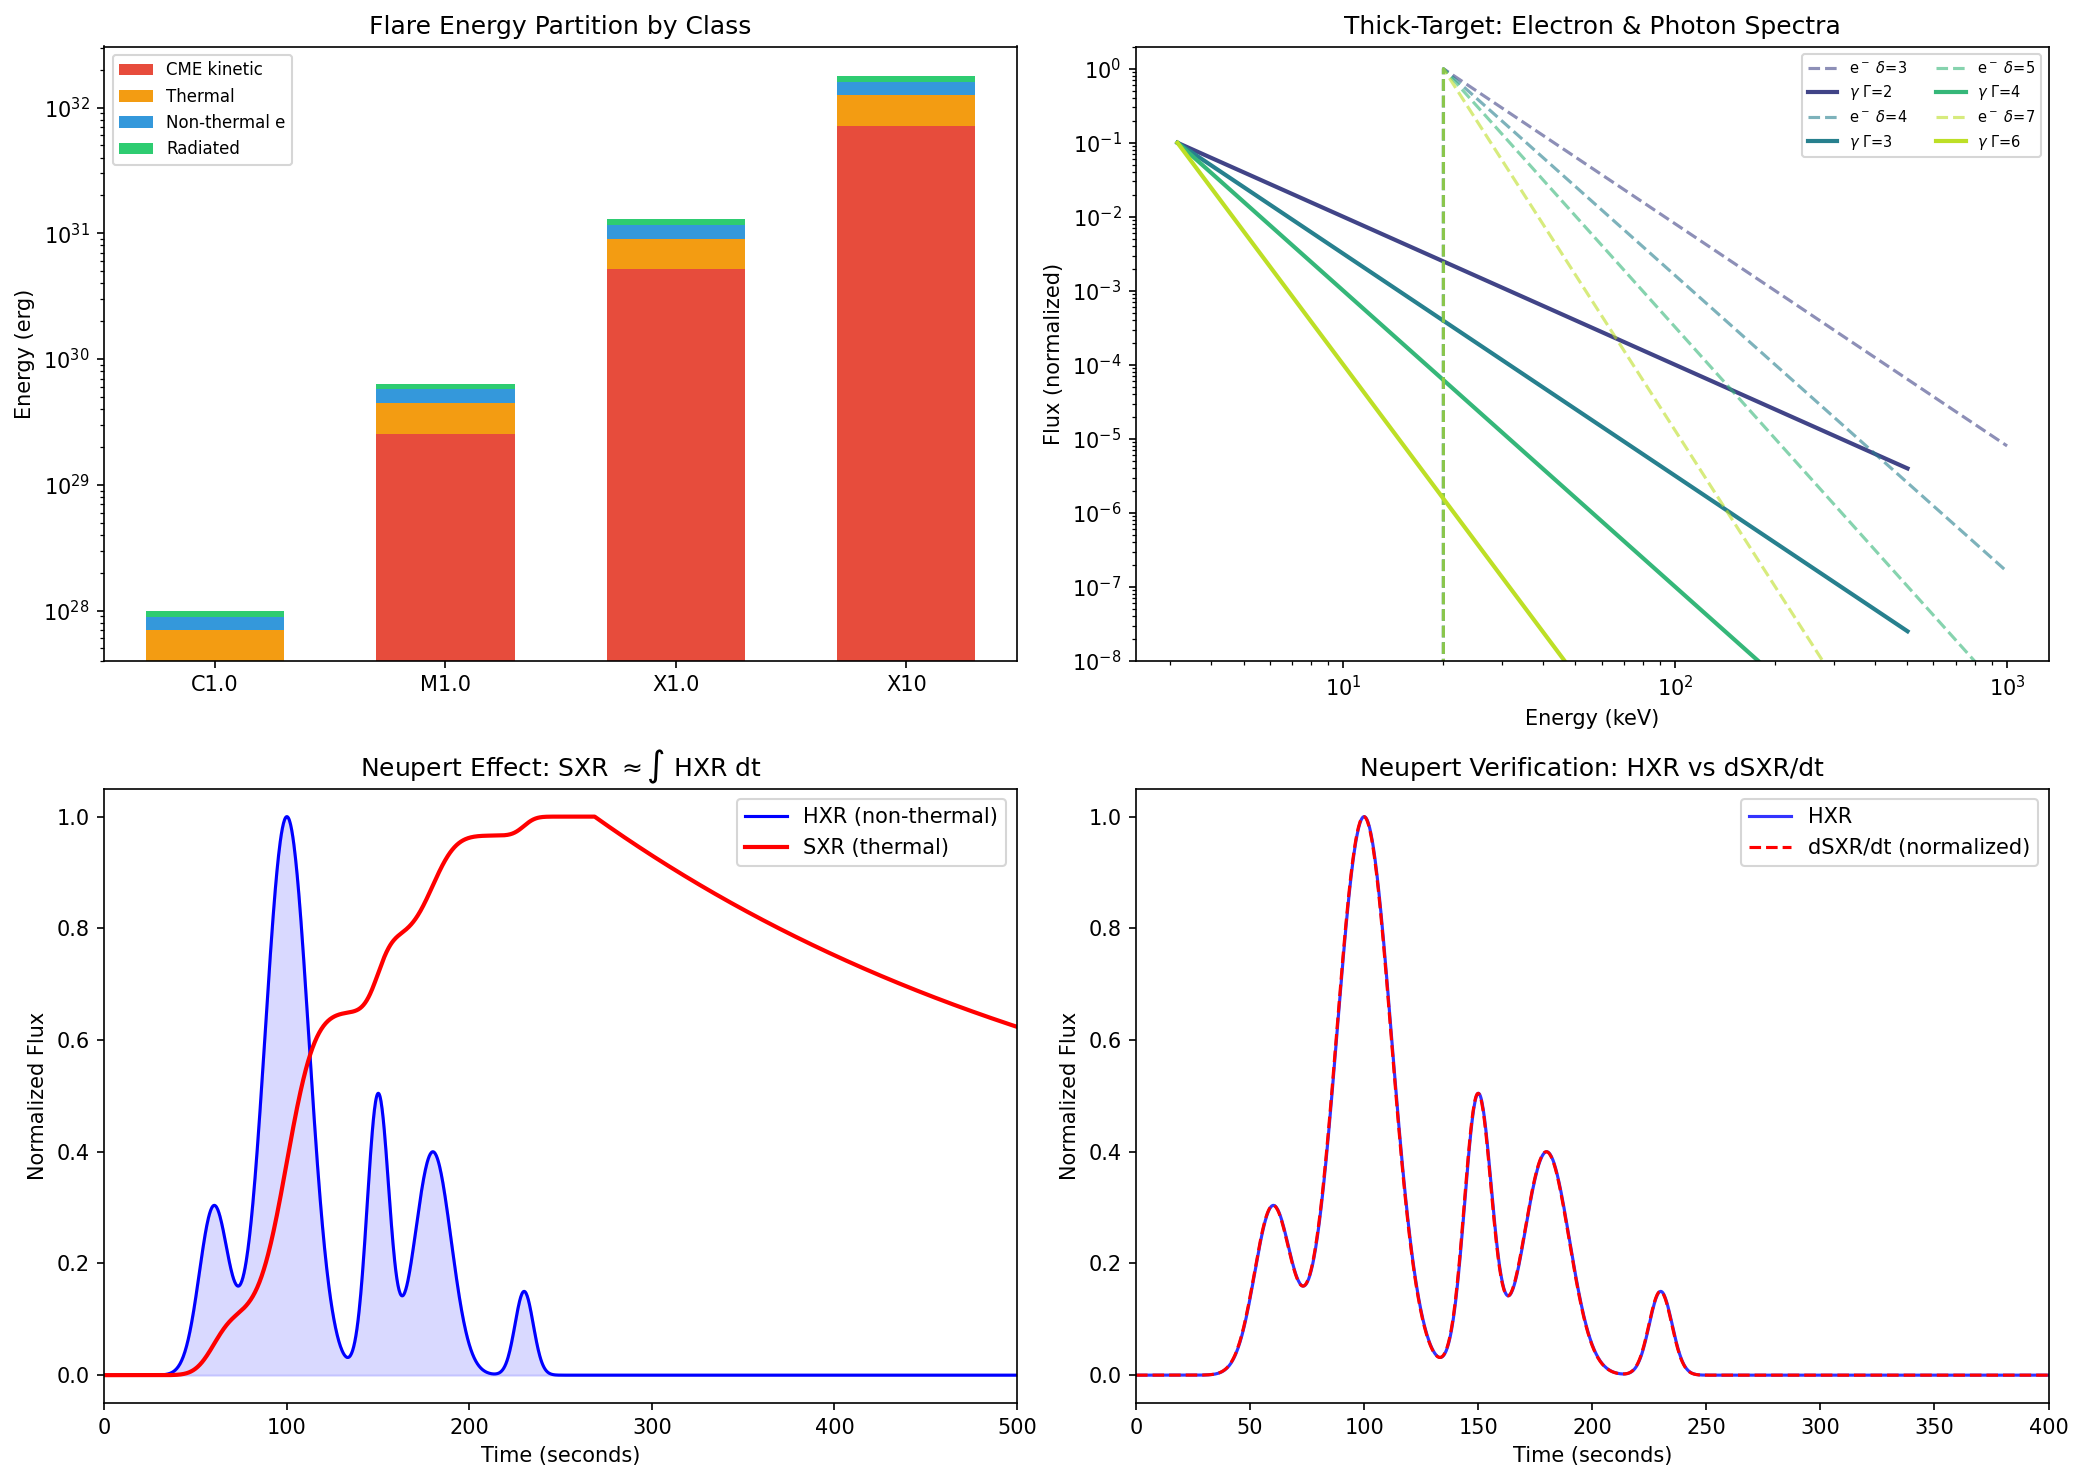

Generate this figure with Python:
"""
Solar Flare Energy Partition Model.

Demonstrates:
- Magnetic energy estimation from coronal field parameters
- Energy partition among CME, thermal, non-thermal, and radiated components
  (based on Emslie et al. 2012 statistical study)
- Thick-target bremsstrahlung model: electron spectrum -> photon spectrum
- Neupert effect: SXR ~ integral of HXR, linking thermal and non-thermal emission

Physics:
    Solar flares release magnetic energy stored in the corona through reconnection.
    The total energy E_mag = B^2/(2*mu_0) * V is partitioned into bulk kinetic
    energy (CME), thermal plasma heating, non-thermal particle acceleration,
    and direct radiation. The thick-target model (Brown 1971) predicts the
    hard X-ray photon spectrum from the injected electron power-law spectrum.
    The Neupert effect (1968) states that the time derivative of SXR flux
    approximates the HXR flux, because thermal emission accumulates as
    non-thermal electrons heat the chromosphere.
"""

import numpy as np
import matplotlib.pyplot as plt

# === Physical Constants ===
mu_0 = 4 * np.pi * 1e-7  # vacuum permeability (H/m)
keV_to_J = 1.602e-16      # 1 keV in Joules
erg_to_J = 1e-7            # 1 erg in Joules

# === 1. Magnetic Energy and Partition ===
print("=" * 60)
print("SOLAR FLARE ENERGY PARTITION MODEL")
print("=" * 60)

# Define flare classes by typical parameters
# (B in Tesla, Volume in m^3, reconnection fraction)
flare_classes = {
    'C1.0': {'B': 0.005, 'L': 1e7, 'f_reconn': 0.1},   # B=50 G, L=10 Mm
    'M1.0': {'B': 0.010, 'L': 2e7, 'f_reconn': 0.2},   # B=100 G, L=20 Mm
    'X1.0': {'B': 0.020, 'L': 3e7, 'f_reconn': 0.3},   # B=200 G, L=30 Mm
    'X10':  {'B': 0.030, 'L': 5e7, 'f_reconn': 0.4},   # B=300 G, L=50 Mm
}

# Energy partition fractions (Emslie et al. 2012 median values)
partition = {
    'CME kinetic':   0.40,
    'Thermal':       0.30,
    'Non-thermal e': 0.20,
    'Radiated':      0.10,
}

print("\nFlare Class | B (G) | Volume (cm^3) | E_mag (erg) | Partitioned Energies")
print("-" * 95)

flare_energies = {}
for cls, params in flare_classes.items():
    B = params['B']           # Tesla
    L = params['L']           # meters (characteristic length)
    V = L ** 3                # volume (m^3)
    f = params['f_reconn']    # fraction of field that reconnects

    # Total available magnetic energy (Joules)
    E_mag = (B ** 2 / (2 * mu_0)) * V * f
    E_mag_erg = E_mag / erg_to_J  # convert to erg (standard solar physics unit)

    flare_energies[cls] = E_mag_erg

    B_gauss = B * 1e4  # Tesla to Gauss
    V_cm3 = V * 1e6    # m^3 to cm^3

    print(f"  {cls:5s}     | {B_gauss:5.0f} | {V_cm3:12.2e} | {E_mag_erg:10.2e} |", end="")
    for name, frac in partition.items():
        print(f" {name}: {frac * E_mag_erg:.1e}", end=",")
    print()

# === 2. Thick-Target Bremsstrahlung Model ===
print("\n" + "=" * 60)
print("THICK-TARGET BREMSSTRAHLUNG MODEL")
print("=" * 60)

# Injected electron spectrum: F(E) = F_0 * E^(-delta) [electrons/s/keV]
# For thick target: photon spectrum I(eps) ~ eps^(-(delta+1)/2) at low energies
#   and I(eps) ~ eps^(-(delta-1)) at high energies (Brown 1971)
# Simplified: I(eps) ~ eps^(-gamma) where gamma ~ delta - 1

delta_values = [3.0, 4.0, 5.0, 7.0]  # electron spectral indices
E_electron = np.logspace(1, 3, 200)   # 10 keV to 1000 keV
eps_photon = np.logspace(0.5, 2.7, 200)  # 3 keV to 500 keV

E_cutoff = 20.0  # low-energy cutoff (keV)

for delta in delta_values:
    gamma = delta - 1  # photon spectral index (thick-target approximation)
    print(f"  delta = {delta:.1f} -> photon index gamma = {gamma:.1f}")

# === 3. Neupert Effect Demonstration ===
# Generate synthetic HXR (impulsive) and SXR (gradual) light curves
t_lc = np.linspace(0, 600, 2000)  # 0 to 600 seconds

# HXR: sum of impulsive peaks (representing individual energy release episodes)
hxr = np.zeros_like(t_lc)
# Multiple impulsive bursts
bursts = [
    {'t0': 60, 'sigma': 8, 'amp': 0.3},
    {'t0': 100, 'sigma': 12, 'amp': 1.0},   # main peak
    {'t0': 150, 'sigma': 6, 'amp': 0.5},
    {'t0': 180, 'sigma': 10, 'amp': 0.4},
    {'t0': 230, 'sigma': 5, 'amp': 0.15},
]
for burst in bursts:
    hxr += burst['amp'] * np.exp(-0.5 * ((t_lc - burst['t0']) / burst['sigma']) ** 2)

# SXR = time integral of HXR (Neupert effect) + slow decay (radiative cooling)
dt_lc = t_lc[1] - t_lc[0]
sxr_raw = np.cumsum(hxr) * dt_lc
# Add exponential cooling after peak
cooling_time = 300.0  # seconds
peak_idx = np.argmax(sxr_raw)
sxr = sxr_raw.copy()
for i in range(peak_idx, len(t_lc)):
    decay = np.exp(-(t_lc[i] - t_lc[peak_idx]) / cooling_time)
    sxr[i] = sxr_raw[peak_idx] * decay + sxr_raw[i] * (1 - decay) * 0.3

# Normalize for display
hxr_norm = hxr / np.max(hxr)
sxr_norm = sxr / np.max(sxr)

# === Plotting ===
fig, axes = plt.subplots(2, 2, figsize=(14, 10))

# 1. Energy partition bar chart
ax = axes[0, 0]
classes = list(flare_energies.keys())
x_pos = np.arange(len(classes))
bottom = np.zeros(len(classes))
colors = ['#e74c3c', '#f39c12', '#3498db', '#2ecc71']
for (name, frac), color in zip(partition.items(), colors):
    vals = [frac * flare_energies[c] for c in classes]
    ax.bar(x_pos, vals, bottom=bottom, label=name, color=color, width=0.6)
    bottom += vals
ax.set_xticks(x_pos)
ax.set_xticklabels(classes)
ax.set_yscale('log')
ax.set_ylabel('Energy (erg)')
ax.set_title('Flare Energy Partition by Class')
ax.legend(fontsize=8, loc='upper left')

# 2. Electron and photon spectra
ax = axes[0, 1]
colors_spec = plt.cm.viridis(np.linspace(0.2, 0.9, len(delta_values)))
for delta, c in zip(delta_values, colors_spec):
    # Electron spectrum with low-energy cutoff
    F_e = np.where(E_electron > E_cutoff,
                   E_electron ** (-delta), 0)
    F_e /= np.max(F_e[F_e > 0]) if np.any(F_e > 0) else 1
    ax.loglog(E_electron, F_e, '--', color=c, alpha=0.6,
              label=f'e$^-$ $\\delta$={delta:.0f}')

    # Photon spectrum (thick-target: gamma = delta - 1)
    gamma = delta - 1
    I_ph = eps_photon ** (-gamma)
    I_ph /= np.max(I_ph)
    ax.loglog(eps_photon, I_ph * 0.1, '-', color=c, linewidth=2,
              label=f'$\\gamma$ $\\Gamma$={gamma:.0f}')

ax.set_xlabel('Energy (keV)')
ax.set_ylabel('Flux (normalized)')
ax.set_title('Thick-Target: Electron & Photon Spectra')
ax.legend(fontsize=7, ncol=2)
ax.set_ylim(1e-8, 2)

# 3. Neupert Effect
ax = axes[1, 0]
ax.plot(t_lc, hxr_norm, 'b-', linewidth=1.5, label='HXR (non-thermal)')
ax.plot(t_lc, sxr_norm, 'r-', linewidth=2, label='SXR (thermal)')
ax.fill_between(t_lc, 0, hxr_norm, alpha=0.15, color='blue')
ax.set_xlabel('Time (seconds)')
ax.set_ylabel('Normalized Flux')
ax.set_title('Neupert Effect: SXR $\\approx \\int$ HXR dt')
ax.legend()
ax.set_xlim(0, 500)

# 4. dSXR/dt vs HXR comparison (Neupert verification)
ax = axes[1, 1]
dsxr_dt = np.gradient(sxr_norm, dt_lc)
dsxr_dt = np.maximum(dsxr_dt, 0)  # only positive derivative
dsxr_dt_norm = dsxr_dt / np.max(dsxr_dt) if np.max(dsxr_dt) > 0 else dsxr_dt
ax.plot(t_lc, hxr_norm, 'b-', linewidth=1.5, label='HXR', alpha=0.8)
ax.plot(t_lc, dsxr_dt_norm, 'r--', linewidth=1.5, label='dSXR/dt (normalized)')
ax.set_xlabel('Time (seconds)')
ax.set_ylabel('Normalized Flux')
ax.set_title('Neupert Verification: HXR vs dSXR/dt')
ax.legend()
ax.set_xlim(0, 400)

# Compute correlation between HXR and dSXR/dt in impulsive phase
imp_mask = (t_lc > 30) & (t_lc < 280)
corr_neupert = np.corrcoef(hxr_norm[imp_mask], dsxr_dt_norm[imp_mask])[0, 1]

print(f"\nNeupert effect correlation (HXR vs dSXR/dt): {corr_neupert:.3f}")
print(f"HXR peak time: {t_lc[np.argmax(hxr_norm)]:.0f} s")
print(f"SXR peak time: {t_lc[np.argmax(sxr_norm)]:.0f} s")
print(f"SXR peak delay: {t_lc[np.argmax(sxr_norm)] - t_lc[np.argmax(hxr_norm)]:.0f} s")

plt.tight_layout()
plt.savefig('/opt/projects/01_Personal/03_Study/examples/Solar_Physics/08_flare_energetics.png',
            dpi=150, bbox_inches='tight')
plt.show()

print("\nPlot saved to 08_flare_energetics.png")
